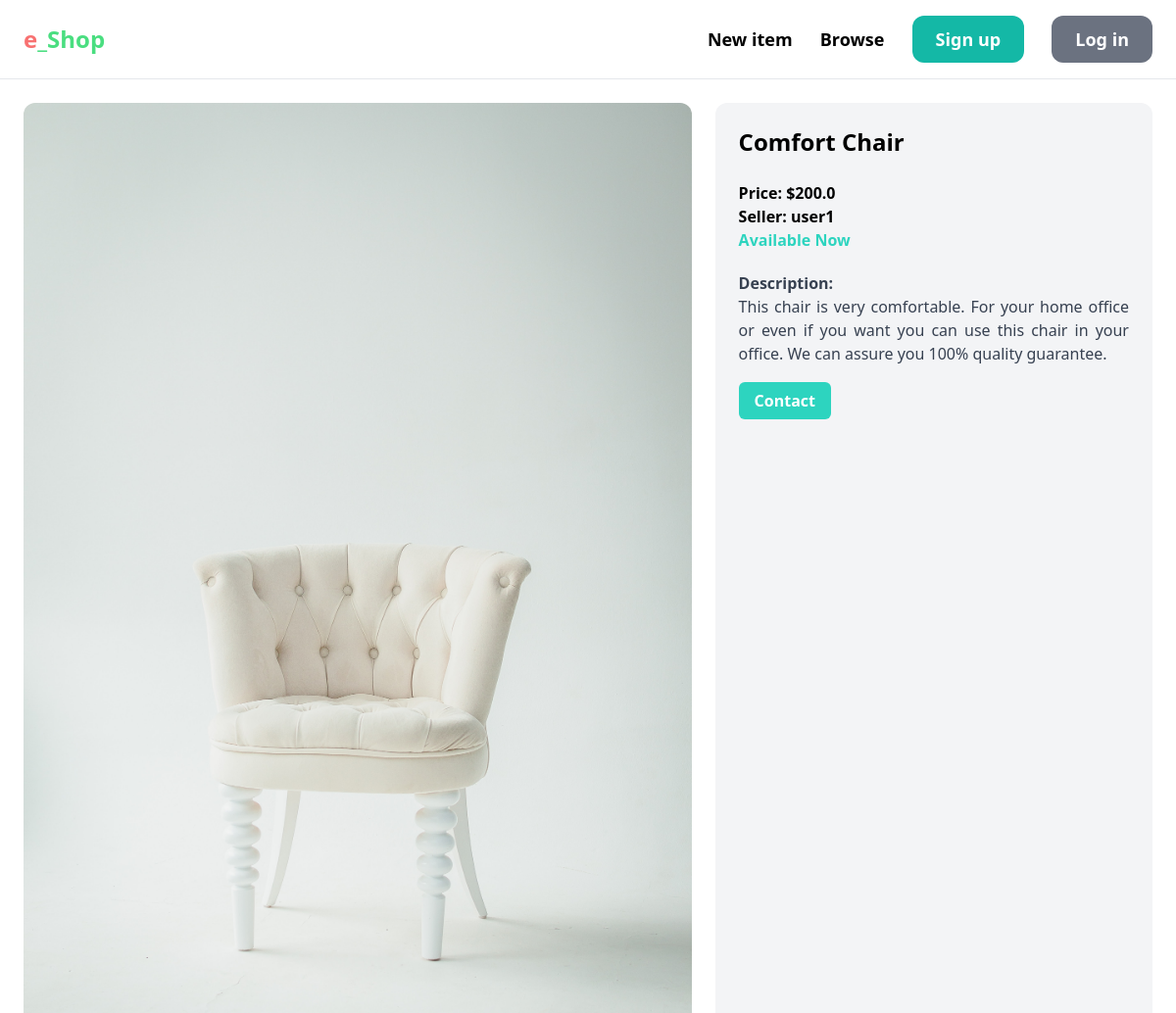
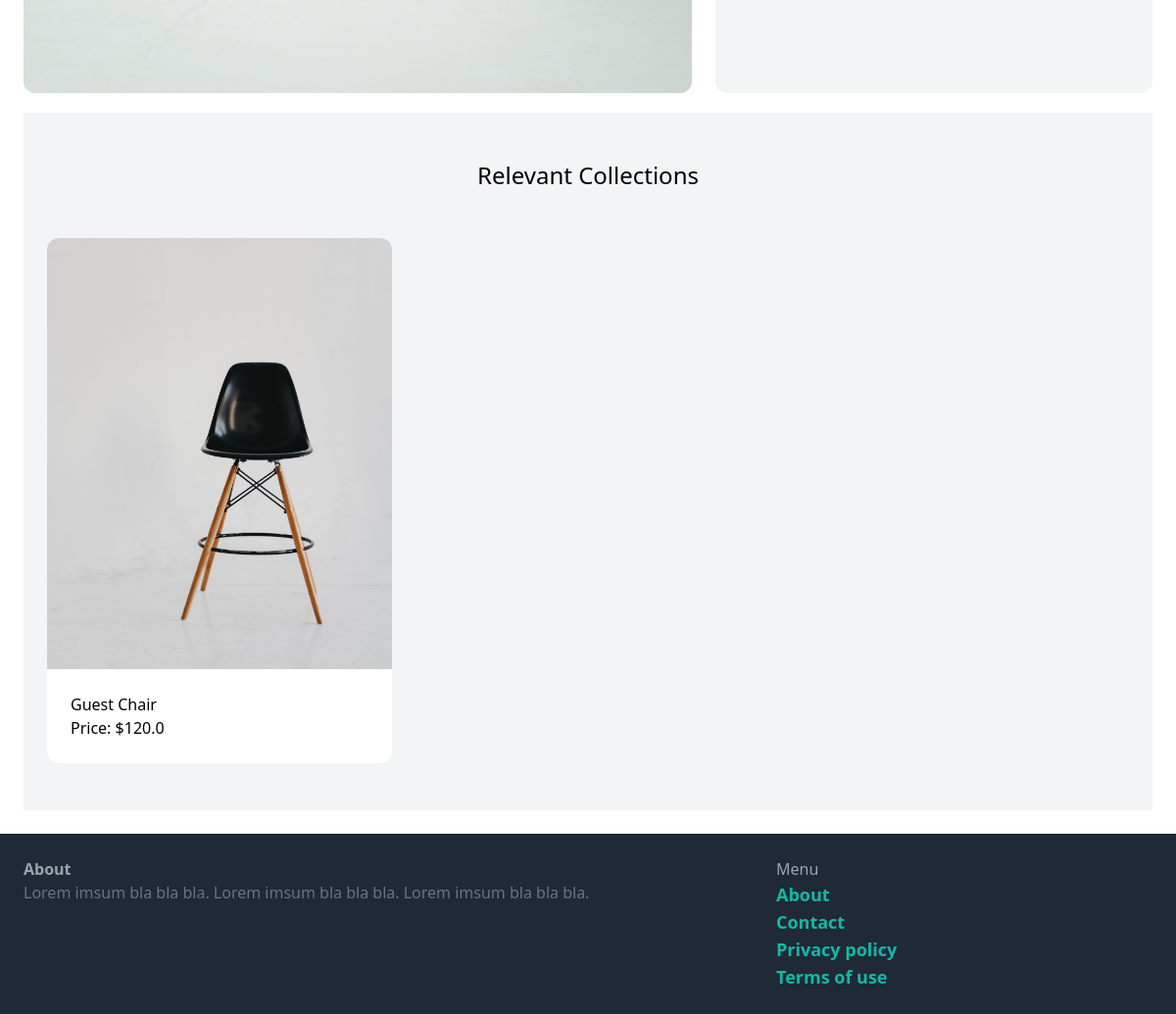
Page /items/4/ on the committed database (2 pictures, top to bottom).
### item/models.py (models this page shows, shortened)
class Item(models.Model):
    category = models.ForeignKey(Category, related_name='items', on_delete=models.CASCADE)
    name = models.CharField(max_length=255)
    description = models.TextField(blank=True, null=True)
    price = models.FloatField()
    image = models.ImageField(upload_to='item_images', blank=True, null=True)
    is_sold = models.BooleanField(default=False)
    created_by = models.ForeignKey(User, related_name='items', on_delete=models.CASCADE)
    created_at = models.DateTimeField(auto_now_add=True)
    class Meta:
        ordering = ('name',)
        verbose_name_plural = 'Items'

### item/views.py (the view)
# urls.py: path('<int:pk>/', views.details, name='details'),
def details(request, pk):
    item = get_object_or_404(Item, pk=pk)
    related_items = Item.objects.filter(category=item.category, is_sold=False).exclude(pk=pk)[:3]
    return render(request, 'item/detail.html', {
        'item': item,
        'related_items': related_items
    })

### item/templates/item/detail.html (shortened to what this page needs)
{% extends 'core/base.html' %}
{% block content %}
    <div class="grid grid-cols-5 gap-6">
        <div class="col-span-3">
            <img class="rounded-xl w-full" src="{{ item.image.url }}" alt="{{ item.name }} image loding...">
        </div>
        <div class="col-span-2 rounded-xl p-6 bg-gray-100">
            <h1 class="text-2xl font-semibold mb-6">{{ item.name }}</h1>
            <p><strong>Price: ${{ item.price }}</strong></p>
            <p><strong>Seller: {{ item.created_by.username }}</strong></p>
            {% if item.is_sold is False %}
                <strong class="text-teal-400">Available Now</strong>
            {% endif %}
            {% if item.description %}
                <p class="mt-5 mb-6 text-gray-700 text-justify">
                    <strong>Description:</strong><br>
                    {{ item.description }}
                </p>
            {% endif %}
            {% if request.user == item.created_by %}
            <div class="bg-white mt-6 p-6 rounded-b-xl">
                <p class="mb-5 font-semibold">Do you want to make any changes?</p>
                <a href="{% url 'item:edit' item.id %}" class="hover:bg-blue-600 rounded-md font-semibold px-4 py-2 text-white bg-teal-500">Edit</a>
                <a href="{% url 'item:delete' item.id %}" class="hover:bg-red-800 rounded-md font-semibold px-4 py-2 text-white bg-red-500">Delete</a>
            </div>
            {% else %}
            <a href="{% url 'conversation:new' item.id %}" class="hover:bg-blue-600 rounded-md font-semibold px-4 py-2 text-white bg-teal-400">Contact</a>
            {% endif %}
        </div>
    </div>
    <div class="bg-gray-100 px-6 py-12 mt-5">
        <h2 class="text-2xl text-center mb-12">Relevant Collections</h2>
        <div class="grid grid-cols-3 gap-6">
            {% for item in related_items %}
            <div>
                <a href="{% url 'item:details' item.id %}">
                    <div>
                        <img class="rounded-t-xl w-full" src="{{ item.image.url }}" alt="{{item.name}} image loding...">
                    </div>
                    <div class="p-6 bg-white rounded-b-xl">
                        <h2>{{ item.name }}</h2>
                        <p>Price: ${{ item.price }}</p>
                    </div>
                </a>
            </div>
            {% endfor %}
        </div>
    </div>
{% endblock %}

### rows in the picture
Item: image (picture), name "Comfort Chair", price "200.0", created_by.username "user1", description "This chair is very comfortable. For your home office or even if you want you can use this chair in your office. We can assure you 100% quality guarantee."
Item: image (picture), name "Guest Chair", price "120.0"
